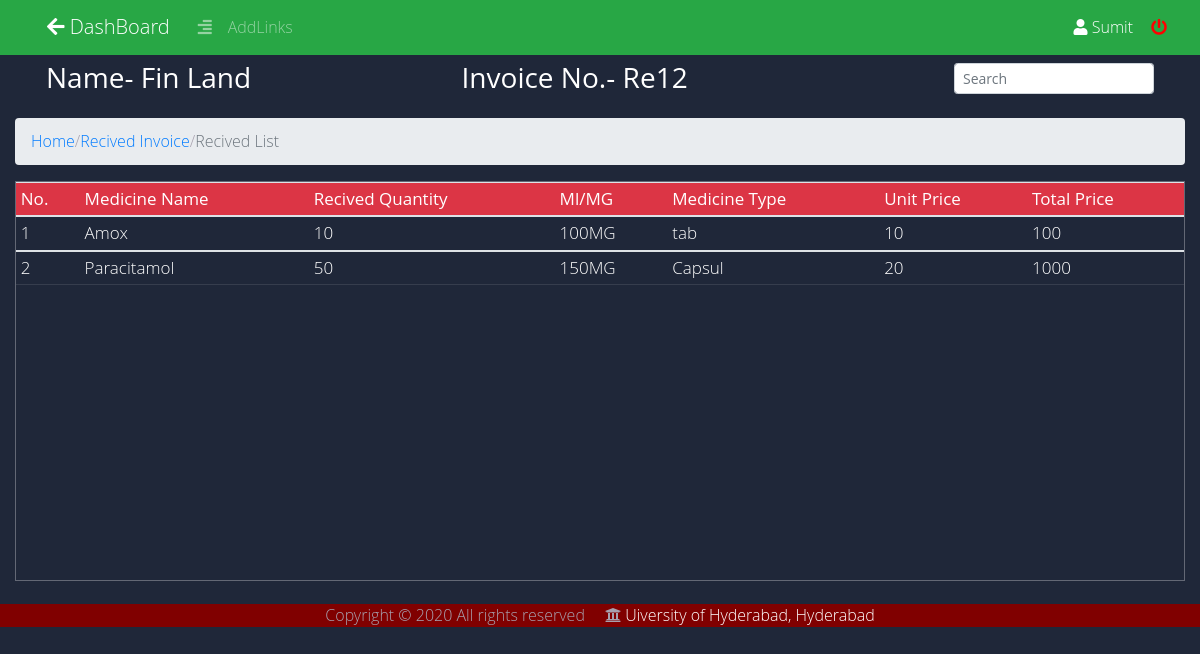
Screenshot of /admin/supplier_supply_item.php?id=4 (signed in) with the database file from the repository.
### tables this page shows
CREATE TABLE `recive_order_details` (
  `recive_id` int(11) NOT NULL,
  `recive_invoice_no` varchar(30) DEFAULT NULL,
  `supplier_id` int(11) NOT NULL,
  `order_id` int(11) DEFAULT NULL,
  `recive_date` date NOT NULL,
  `item_total_amount` int(11) NOT NULL,
  `payment_amount` int(11) NOT NULL,
  `payment_type` varchar(20) DEFAULT NULL,
  `due_amount` int(11) NOT NULL,
  `reg_id` varchar(30) DEFAULT NULL
);

CREATE TABLE `supplier` (
  `supplier_id` int(11) NOT NULL,
  `contact_person_name` varchar(30) DEFAULT NULL,
  `supplier_name` varchar(30) NOT NULL,
  `mobile_no` varchar(20) DEFAULT NULL,
  `email` varchar(50) NOT NULL,
  `address` varchar(30) DEFAULT NULL,
  `record_date` date DEFAULT NULL
);

CREATE TABLE `supply` (
  `supply_id` int(11) NOT NULL,
  `supply_quantity` int(11) NOT NULL,
  `drug_name_id` int(11) NOT NULL,
  `recive_id` int(11) NOT NULL,
  `unit_price` int(11) NOT NULL,
  `unit_total_price` int(11) NOT NULL
);

CREATE TABLE `drugs` (
  `drug_name_id` int(11) NOT NULL,
  `drug_name` varchar(50) NOT NULL,
  `drug_categories` varchar(20) DEFAULT NULL,
  `drug_description` text DEFAULT NULL,
  `company_id` int(11) NOT NULL,
  `batch_no` varchar(30) NOT NULL,
  `drug_type` varchar(20) DEFAULT NULL,
  `mfd_date` date NOT NULL,
  `exp_date` date NOT NULL,
  `power_ml` varchar(20) NOT NULL,
  `drug_location` varchar(20) NOT NULL,
  `quantity` int(11) NOT NULL
);

### admin/supplier_supply_item.php (the view, shortened to what this page needs)
<!DOCTYPE html>
<html lang="en">
<?php include ("includes/admin_header.php"); ?>
<body>
<?php include("includes/admin_navbar.php"); ?>
		<div class="col-lg-12 m-auto" style="background-color: #1F2739;"><br><br>
			<nav class="navbar">
			  	<div class="container-fluid">
			  		<?php
			  			If(isset($_GET['id']) && !empty($_GET['id']))
			  			{
			  				$id = $_GET['id'];
			  				$query = "SELECT s.supplier_name,r.recive_invoice_no from supplier s inner join recive_order_details r on s.supplier_id = r.supplier_id where r.recive_id = '$id' ";
			  				$run = mysqli_query($conn,$query);
			  				while($row = mysqli_fetch_array($run))
			  				{
			  		?>
			  					<h3 class="text-white"> Name- <?php echo $row['supplier_name']; ?></h3>
			  					<h3 class="text-white">Invoice No.- <?php echo $row['recive_invoice_no']; ?></h3>
			  		<?php
			  				}
			  			}
			  		?>
			  		<ul>
			    		<div class='input-group' id="in">
			    			<input class="form-control form-control-sm ml-3 w-75"  type="text" placeholder="Search" name="" id="search" onkeyup="searchfun()"  aria-label="Search">
  						</div>
			  		</ul>
			 	</div>
			</nav>
		</div>
		<div class="col-lg-12 m-auto">
			<ol class="breadcrumb">
			  	<li><a href="index.php">Home</a></li> /
			  	<li><a href="recived_invoice.php">Recived Invoice</a></li> /
			  	<li class="active text-muted">Recived List</li>
			</ol>
			<div class="tbl-content">
				<table id="recived_item_details"class="table table-sm table table-hover" class="tbl">
					<thead class="badge-danger">
						<tr>
						    <th>No.</th>
						   	<th>Medicine Name</th>
						    <th>Recived Quantity</th>
						    <th>Ml/MG</th>
						    <th>Medicine Type</th>
						    <th>Unit Price</th>
						    <th>Total Price</th>
						</tr>
					</thead>
					<?php
						If(isset($_GET['id']) && !empty($_GET['id']))
						{
							$id = $_GET['id'];
							$query = "SELECT d.drug_name,d.power_ml,d.drug_type,s.supply_quantity,s.unit_price,s.unit_total_price FROM drugs d inner join supply s on d.drug_name_id = s.drug_name_id where s.recive_id = '$id'";
							$run = mysqli_query($conn,$query);
						}
						$counter=1;
						if($run)
						{
							while($row = mysqli_fetch_array($run))
							{
					?>
					<tbody>
						<tr>
						    <td><?php echo $counter; ?></td>
						   	<td><?php echo $row['drug_name']; ?></td>
							<td><?php echo $row['supply_quantity']; ?></td>
							<td><?php echo $row['power_ml']; ?></td>
							<td><?php echo $row['drug_type']; ?></td>
							<td><?php echo $row['unit_price']; ?></td>
							<td><?php echo $row['unit_total_price']; ?></td>
						</tr>
					</tbody>
					<?php
								$counter++;
							}
						}
						else
						{
							$msgs="No record found";
							echo $msgs;
						}
					?>
				</table>
			</div>
		</div>
		<?php include ("../footer.php");?>
</body>
</html>

### admin/mycss/mystyle.css (style rules this page uses)
#in { margin-top: 10px; }
table { width:100%; border-radius: 2em; }
.tbl-content { height:400px; overflow-x:auto; margin-top: 1px; border: 1px solid rgba(255,255,255,0.3); }
th { position: sticky; top: 0; padding: 20px 15px; font-weight: 500; font-size: 17px; color: #fff; box-shadow: 0 2px 2px -1px rgba(0, 0, 0, 0.4); }
td { padding: 10px; vertical-align:middle; font-weight: 300; font-size: 17px; color: #fff; border-bottom: solid 1px rgba(255,255,255,0.1); }

### admin/supplier_supply_item.php (style rules this page uses)
body { font-family: 'Open Sans', sans-serif; font-weight: 300; line-height: 1.42em; color:#A7A1AE; background-color: #1F2739; overflow: hidden; }

### rows the page displays
recive_order_details: supplier.supplier_name "Fin Land", recive_invoice_no "Re12"
supply: drug_name.drug_name "Amox", supply_quantity "10", drug_name.power_ml "100MG", drug_name.drug_type "tab", unit_price "10", unit_total_price "100"
supply: drug_name.drug_name "Paracitamol", supply_quantity "50", drug_name.power_ml "150MG", drug_name.drug_type "Capsul", unit_price "20", unit_total_price "1000"

### other values shown
$_SESSION['adminname'] "Sumit"
